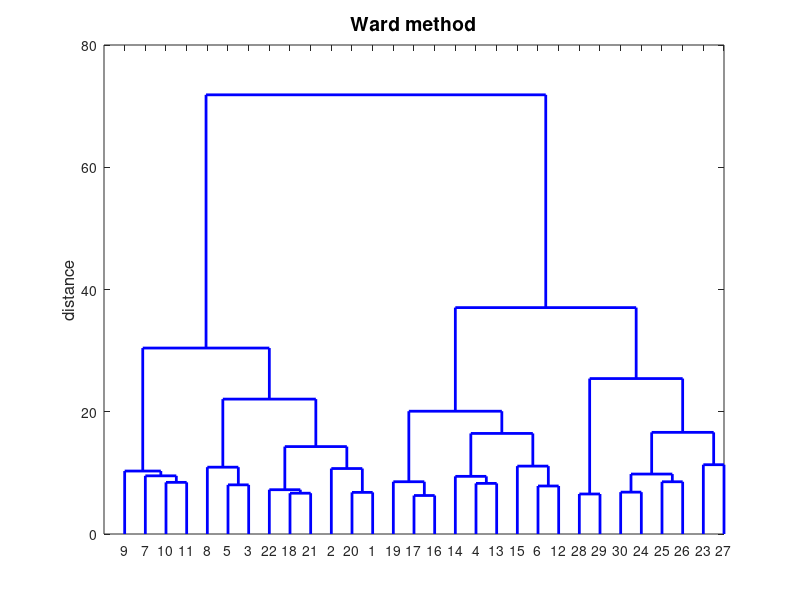
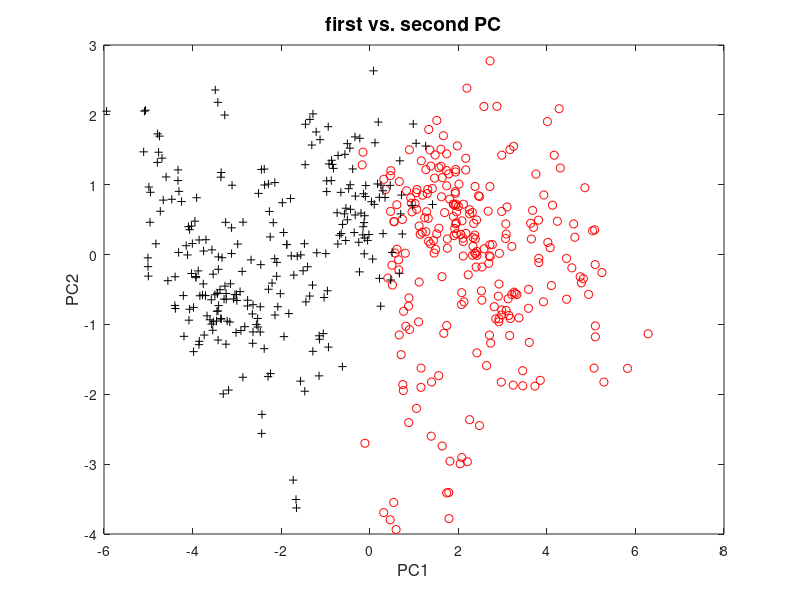
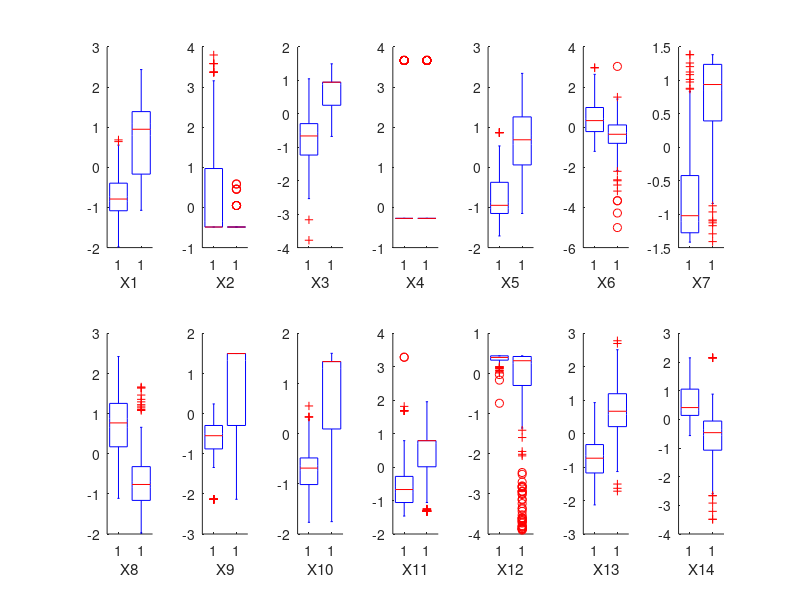

Here is the MATLAB script that generated these plots, in order: (Note: a time limit stopped this script after it produced the figures.)
%% clear all variables and console and close windows
clear
clc
close all

%% load data
data = load('bostonh.dat');

%% Transformations
xt = data;
xt(:,[1,3,5,6,8,9,10,14]) = log(xt(:,[1,3,5,6,8,9,10,14]));
xt(:,2) = data(:,2)./10;
xt(:,7) = (data(:,7).^(2.5))./10000;
xt(:,11) = exp(0.4*data(:,11))./1000;
xt(:,12) = data(:,12)./100;
xt(:,13) = sqrt(data(:,13));
xt(:,4) = [];

%% standardize variables
n1 = length(xt);
m  = mean(xt);
zz = (xt - repmat(m,n1,1))./repmat(sqrt(var(xt)),n1,1);

%% euclidean distance matrix
d = pdist(zz,'euclidean');

%% cluster analysis with ward algorithm                                          
w    = linkage(d,'ward');
tree = cluster(w,'maxclust',2);
t1   = zz(tree(:,1)==1,:);
t2   = zz(tree(:,1)==2,:);

%% Dendrogram for the standardized food.dat after Ward algorithm
figure(1)
[H, T] = dendrogram(w);
set(H,'LineWidth',2)
title('Ward method', 'FontSize',14)
ylabel('distance', 'FontSize',12)
box on

% means for Cluster 1 and Cluster 2
mc = [mean(t1),mean(t2)];
% standard deviations for Cluster 1 and Cluster 2
[n,m]   = size(zz);
sc      = [std(t1(:,1:m)),std(t2(:,1:m))];
[nt,mt] = size(t1);
% means and standard deviations of the 13 standardized variables 
% for Cluster 1 (251 observations) and Cluster 2 (255 observations)
tbl = [mc(:,1),sc(:,1)./sqrt(nt),mc(:,2),sc(:,2)./sqrt(mt)];

% spectral decomposition
[eve,eva] = eigs(cov(zz),2,'la');                  

eve = eve(:,1:2);
dav = zz*eve;

%% Scatterplot for the first two PCs displaying the two clusters
figure(2)
gscatter(dav(:,1),dav(:,2), tree,'rk','o+')
xlabel('PC1', 'FontSize',12)
ylabel('PC2', 'FontSize',12)
title('first vs. second PC', 'FontSize',14)
box on
legend off

%% Boxplots for variables X1 to X14
xt  = [xt(:,1:3),data(:,4),xt(:,4:end)];
m   = mean(xt);
dat = (xt - repmat(m,n1,1))./repmat(sqrt(var(xt)),n1,1);
t   = tree;

figure(3)
for i=1:14
    subplot(2,7,i)
    hold on
    boxplot(dat(:,i),t)

    str = strcat('X',int2str(i));
    xlabel(str);
    hold off
end

%% Scatterplot matrix for variables X1 to X7
figure(4)
for i=1:7    
    for j=1:i-1
        subplot(7,7,(i-1)*7+j)
        gscatter(xt(:,j), xt(:,i),tree, 'rk','oo')
        xlim([min(xt(:,j)) max(xt(:,j))])
        ylim([min(xt(:,i)) max(xt(:,i))])
        legend off
        box on
    end
end

subplot(7,7,1)
axis off
text(0.3,0.5,'X 1')
subplot(7,7,9)
axis off
text(0.3,0.5,'X 2')
subplot(7,7,17)
axis off
text(0.3,0.5,'X 3')
subplot(7,7,25)
axis off
text(0.3,0.5,'X 4')
subplot(7,7,33)
axis off
text(0.3,0.5,'X 5')
subplot(7,7,41)
axis off
text(0.3,0.5,'X 6')
subplot(7,7,49)
axis off
text(0.3,0.5,'X 7')

%% Scatterplot matrix for variables X8 to X14
xx = xt(:,8:14);
figure(5)
for i=1:7
    for j=1:i-1
        subplot(7,7,(i-1)*7+j)
        gscatter(xx(:,j), xx(:,i),tree, 'rk','oo')
        xlim([min(xx(:,j)) max(xx(:,j))])
        ylim([min(xx(:,i)) max(xx(:,i))])
        legend off
        box on
    end
end

subplot(7,7,1)
axis off
text(0.3,0.5,'X 8')
subplot(7,7,9)
axis off
text(0.3,0.5,'X 9')
subplot(7,7,17)
axis off
text(0.3,0.5,'X 10')
subplot(7,7,25)
axis off
text(0.3,0.5,'X 11')
subplot(7,7,33)
axis off
text(0.3,0.5,'X 12')
subplot(7,7,41)
axis off
text(0.3,0.5,'X 13')
subplot(7,7,49)
axis off
text(0.3,0.5,'X 14')
